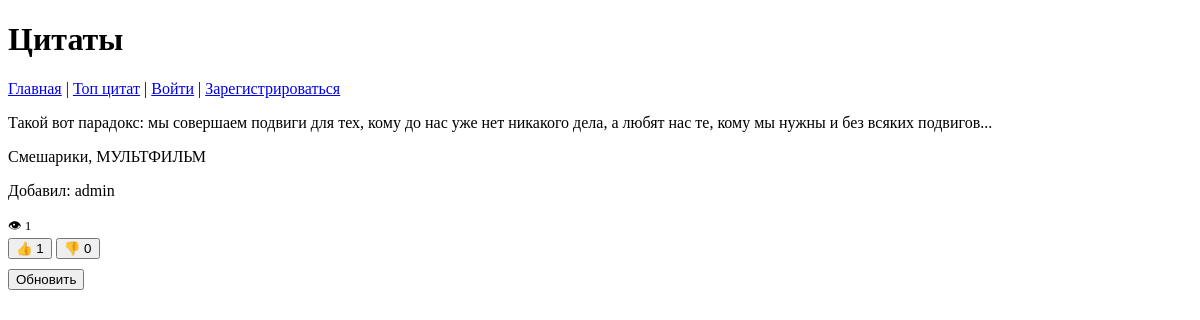
The page / on the database its author committed.
### main/models.py (models this page shows)
class Quote(models.Model):
    source = models.ForeignKey(Source, on_delete=models.CASCADE)
    quote = models.TextField()
    likes = models.PositiveIntegerField(default=0)
    dislikes = models.PositiveIntegerField(default=0)
    views = models.PositiveIntegerField(default=0)
    prob_rate = models.PositiveIntegerField(default=-1)
    author = models.ForeignKey(User, on_delete=models.CASCADE)

class Source(models.Model):
    SOURCE_TYPES = (
        ('КНИГА', 'Книга'),
        ('МУЗЫКА', 'Музыка'),
        ('ФИЛЬМ', 'Фильм'),
        ('СЕРИАЛ', 'Сериал'),
        ('МУЛЬТФИЛЬМ', 'Мультфильм'),
        ('ДРУГОЕ', 'Другое'),
    )
    name = models.CharField(max_length=200)
    type = models.CharField(max_length=20, choices=SOURCE_TYPES, default='OTHER')
    class Meta:
        unique_together = ('name', 'type')

### main/views.py (the view, shortened to what this page needs)
# urls.py: path('', views.random_quote, name='index'),
def random_quote(request):
    quotes = Quote.objects.all()
    quote = random.choices(quotes, weights=[q.prob_rate for q in quotes], k=1)[0]
    user_rating = 0
    return render(request, "quotes/random_quote.html", {"quote": quote, "user_rating": user_rating})

### templates/quotes/random_quote.html (shortened to what this page needs)
{% extends 'index.html' %}
{% block content %}
    <p>{{ quote.quote }}</p>
    <p>{{ quote.source.name }}, {{ quote.source.type }}</p>
    <p>Добавил: {{ quote.author.username }}</p>
    <small> 👁 {{ quote.views }} </small>
    <div id="rating-buttons-{{ quote.id }}">
    <button class="like-btn {% if user_rating == 1 %}active{% endif %}" onclick="rateQuote({{ quote.id }}, 1)">
        👍 <span id="like-count-{{ quote.id }}">{{ quote.likes }}</span>
    </button>
    <button  class="dislike-btn {% if user_rating == -1 %}active{% endif %}" onclick="rateQuote({{ quote.id }}, -1)">
        👎 <span id="dislike-count-{{ quote.id }}">{{ quote.dislikes }}</span>
    </button>
</div>
    <button type="reset" onclick="window.location.reload();">Обновить</button>
{% endblock %}

### rows shown on the page
Quote: quote "Такой вот парадокс: мы совершаем подвиги для тех, кому до нас уже нет никакого дела, а любят нас те, кому мы нужны и без всяких подвигов...", source.name "Смешарики", source.type "МУЛЬТФИЛЬМ", author.username "admin", views "1", likes "1", dislikes "0"
